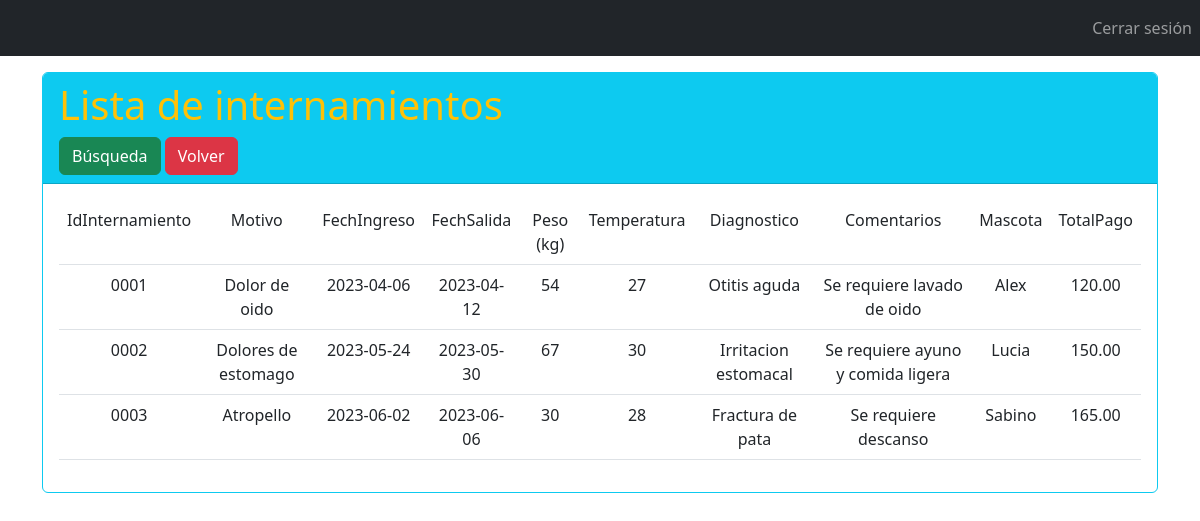
The app's page /internamiento.php (signed in) with its own data.
### tables this page shows
CREATE TABLE `internamiento` (
  `IdInternamiento` char(4) NOT NULL,
  `Motivo` varchar(50) NOT NULL,
  `FechIngreso` date NOT NULL,
  `FechSalida` date NOT NULL,
  `Peso` double NOT NULL,
  `Temperatura` double NOT NULL,
  `Diagnostico` varchar(70) NOT NULL,
  `Comentarios` varchar(80) DEFAULT NULL,
  `IdMascota` char(4) NOT NULL,
  `TotalPago` decimal(10,2) NOT NULL
);

CREATE TABLE `mascota` (
  `IdMascota` char(4) NOT NULL,
  `Nombre` varchar(20) NOT NULL,
  `IdSexo` varchar(16) NOT NULL,
  `FechNac` date NOT NULL,
  `Edad` int(2) NOT NULL,
  `Peso` double NOT NULL,
  `IdRaza` varchar(40) NOT NULL,
  `IdTamaño` varchar(26) NOT NULL,
  `Foto` varchar(50) DEFAULT NULL,
  `IdAlergia` char(3) NOT NULL,
  `IdPropietario` char(4) NOT NULL,
  `IdHistorial` char(4) NOT NULL
);

### internamiento.php (the view, shortened to what this page needs)
<?php include 'header.php'  ?>
<link rel="stylesheet" type="text/css" href="css/estilos.php">
</body>
<div class="container mt-3">
    <div class="row justify-content-center">
        <div class="col-md-12">
            <div class="card border-info">
               <div class="card-header bg-info">
                  <h1 class="text-warning">Lista de internamientos</h1>
                  <a href="busquedainternamiento.php" class="btn btn-success">Búsqueda</a>
                  <a href="principal.php" class="btn btn-danger">Volver</a>
               </div>
               <div class="card-body">
                  <table class="table">
                      <tr class="bg-file">
                        <td class="text-center atr">IdInternamiento</td>
						            <td class="text-center atr">Motivo</td>
						            <td class="text-center atr">FechIngreso</td>
						            <td class="text-center atr">FechSalida</td>
						            <td class="text-center atr">Peso (kg)</td>
						            <td class="text-center atr">Temperatura</td>
						            <td class="text-center atr">Diagnostico</td>
                        <td class="text-center atr">Comentarios</td>
                        <td class="text-center atr">Mascota</td>
                        <td class="text-center atr">TotalPago</td>
                      </tr>
                      <?php
					             $sql = "select IdInternamiento, Motivo, FechIngreso, FechSalida, i.Peso,
                       Temperatura, Diagnostico, Comentarios, m.Nombre, TotalPago
                       from internamiento i
                       inner join mascota m
                       on m.IdMascota=i.IdMascota
                       order by IdInternamiento";
                      $rs = mysqli_query($cn,$sql);
                      while($fila = mysqli_fetch_row($rs)){
                        echo "<tr class='text-center'>";
                        for ($i=0; $i <=9 ; $i++){
                            echo "<td>".$fila[$i];
                        }
                        echo "</tr>";
                      }
                      ?>
                  </table>
               </div>
            </div>
        </div>
    </div>
</div>
</body>
</html>

### header.php (shortened to what this page needs)
<!doctype html>
<html lang="es">
<head>
  <link rel="stylesheet" type="text/css" href="css/estilos.php">
  <link href="https://cdn.jsdelivr.net/npm/bootstrap@5.2.1/dist/css/bootstrap.min.css" rel="stylesheet"
>
</head>
<body>
<nav class="navbar navbar-expand-sm bg-dark navbar-dark">
  <ul class="navbar-nav ms-auto">
    <li class="nav-item dropdow">
      <a class="nav-link cierresesion " href="cerrarsesion.php" id="navbardrop">
         Cerrar sesión
      </a>
    </li>
  </ul>
</nav>

### records on screen
internamiento: IdInternamiento "0001", Motivo "Dolor de oido", FechIngreso "2023-04-06", FechSalida "2023-04-12", Peso "54", Temperatura "27", Diagnostico "Otitis aguda", Comentarios "Se requiere lavado de oido", IdMascota.Nombre "Alex", TotalPago "120.00"
internamiento: IdInternamiento "0002", Motivo "Dolores de estomago", FechIngreso "2023-05-24", FechSalida "2023-05-30", Peso "67", Temperatura "30", Diagnostico "Irritacion estomacal", Comentarios "Se requiere ayuno y comida ligera", IdMascota.Nombre "Lucia", TotalPago "150.00"
internamiento: IdInternamiento "0003", Motivo "Atropello", FechIngreso "2023-06-02", FechSalida "2023-06-06", Peso "30", Temperatura "28", Diagnostico "Fractura de pata", Comentarios "Se requiere descanso", IdMascota.Nombre "Sabino", TotalPago "165.00"
